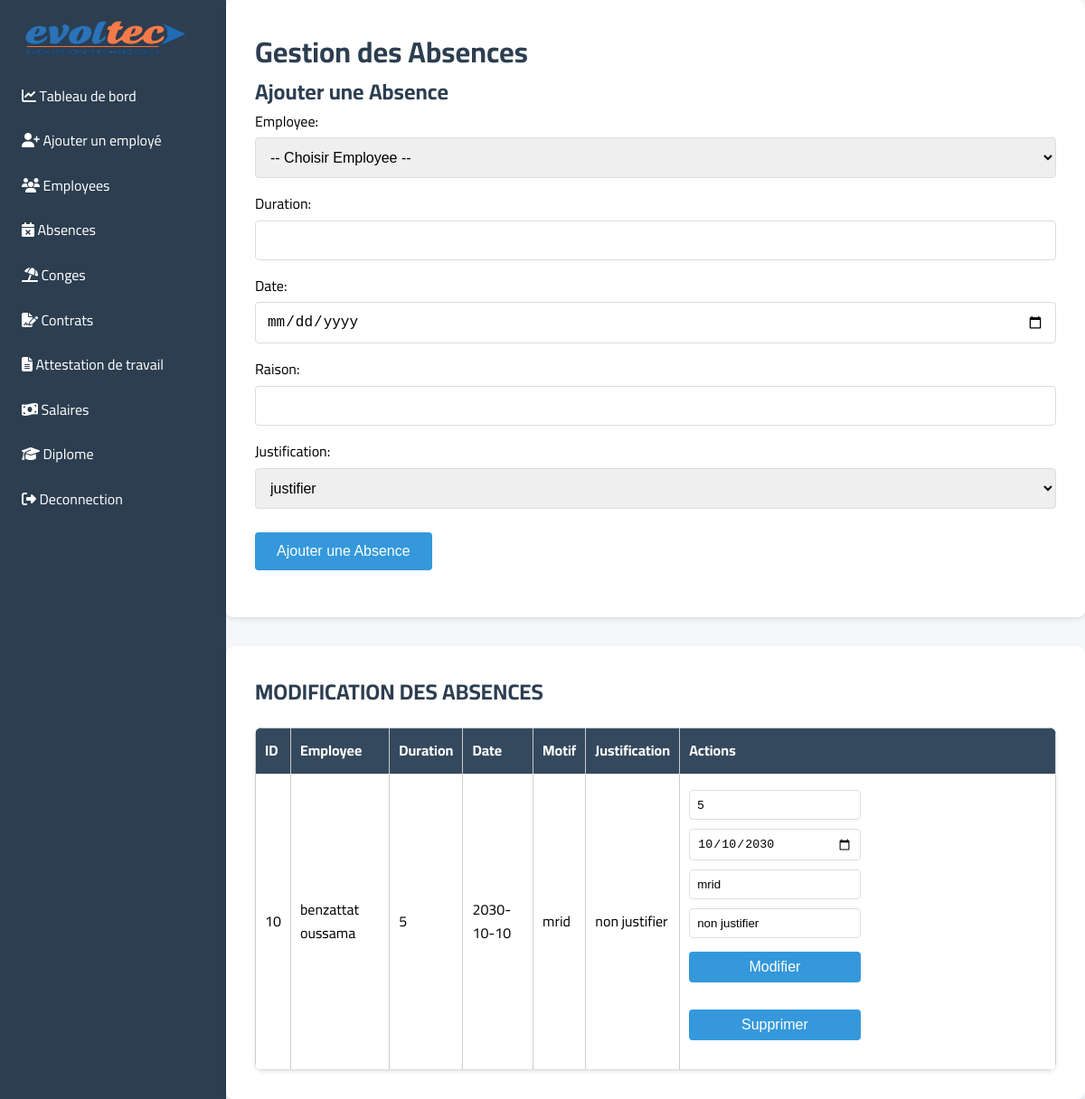
/admin/absences.php (signed in), run on the app's committed database.
### tables this page shows
CREATE TABLE IF NOT EXISTS `absence` (
  `N__ABS` int NOT NULL AUTO_INCREMENT,
  `ID_EMP` int NOT NULL,
  `DUREE_ABS` int DEFAULT NULL,
  `DATE` date DEFAULT NULL,
  `MOTIF` text,
  `JUSTIF` varchar(30) DEFAULT NULL,
  PRIMARY KEY (`N__ABS`),
  KEY `FK_ABSENCE_ASSOCIATI_EMPLOYEE` (`ID_EMP`)
);

CREATE TABLE IF NOT EXISTS `employee` (
  `ID_EMP` int NOT NULL AUTO_INCREMENT,
  `N__SERVICE` int NOT NULL,
  `NOM_EMP` varchar(20) DEFAULT NULL,
  `PRENOM_EMP` varchar(20) DEFAULT NULL,
  `DATE_EMP` date DEFAULT NULL,
  `TEL_EMP` varchar(20) DEFAULT NULL,
  `EMAIL_EMP` varchar(30) DEFAULT NULL,
  `ADRESSE_EMP` varchar(50) DEFAULT NULL,
  `DATEEMBAUCH_EMP` date DEFAULT NULL,
  `NOMBRE_D_ENFANT` int DEFAULT NULL,
  `NOM_UTILISATEUR` varchar(20) DEFAULT NULL,
  `MOT_DE_PASSE` varchar(40) DEFAULT NULL,
  `ROLES` varchar(20) DEFAULT NULL,
  `NOMBRE_JOURS_CONGE` int NOT NULL DEFAULT '30',
  PRIMARY KEY (`ID_EMP`),
  UNIQUE KEY `NOM_UTILISATEUR_2` (`NOM_UTILISATEUR`),
  KEY `FK_EMPLOYEE_TRAVAILLE_SERVICE` (`N__SERVICE`),
  KEY `NOM_UTILISATEUR` (`NOM_UTILISATEUR`)
);

### classes/Absence.php (called while the page is built, shortened)
<?php
require_once __DIR__ . '/../config/database.php';
class Absence {
    private $conn;
    private $table_name = "absence";
    public function __construct() {
        try {
            $database = new Database();
            $this->conn = $database->getConnection();
        } catch (Exception $e) {
            error_log("Database connection error: " . $e->getMessage());
            throw new Exception("Database connection failed");
        }
    }
    public function getAll() {
        $query = "SELECT a.*, e.NOM_EMP, e.PRENOM_EMP
                 FROM " . $this->table_name . " a
                 JOIN employee e ON a.ID_EMP = e.ID_EMP";
        $stmt = $this->conn->prepare($query);
        $stmt->execute();
        return $stmt->fetchAll(PDO::FETCH_ASSOC);
    }
}

### config/database.php (called while the page is built, shortened)
<?php
class Database {
    private $host = "localhost";
    private $db_name = "gestion_personnel";
    private $username = "root";
    private $password = "";
    public function getConnection() {
        $this->conn = null;
        try {
            $this->conn = new PDO(
                "mysql:host=" . $this->host . ";dbname=" . $this->db_name,
                $this->username,
                $this->password
            );
            $this->conn->setAttribute(PDO::ATTR_ERRMODE, PDO::ERRMODE_EXCEPTION);
        } catch(PDOException $e) {
            echo "Connection Error: " . $e->getMessage();
        }
        return $this->conn;
    }
}
?>

### admin/absences.php (the view, shortened to what this page needs)
<?php
require_once '../classes/Absence.php';
$absence = new Absence();
$absences = $absence->getAll();
$absences = $absence->getAll();
?>
<!DOCTYPE html>
<html lang="en">
<head>
    <link rel="stylesheet" href="../assets/css/style.css">
    <link rel="stylesheet" href="https://cdnjs.cloudflare.com/ajax/libs/font-awesome/6.5.0/css/all.min.css">
</head>
<body>
<div class="dashboard-container">
        <div class="sidebar">
            <img class="logo2" src="../img/evolteclogo-Photoroom.png" alt="">
                <ul>
                        <li><a href="dashboard.php"><i class="fas fa-chart-line"></i> Tableau de bord</a></li>
                        <li><a href="create_employee.php"><i class="fas fa-user-plus"></i> Ajouter un employé </a></li>
                        <li><a href="employees.php"><i class="fas fa-users"></i> Employees</a></li>
                        <li><a href="absences.php"><i class="fas fa-calendar-times"></i> Absences</a></li>
                        <li><a href="vacations.php"><i class="fas fa-umbrella-beach"></i> Conges</a></li>
                        <li><a href="contracts.php"><i class="fas fa-file-signature"></i> Contrats</a></li>
                        <li><a href="admin_attestation_global.php"><i class="fas fa-file-alt"></i> Attestation de travail</a></li>
                        <li><a href="salaire.php"><i class="fas fa-money-bill-wave"></i> Salaires</a></li>
                        <li><a href="diplome.php"><i class="fas fa-graduation-cap"></i> Diplome</a></li>
                        <li><a href="../logout.php"><i class="fas fa-sign-out-alt"></i> Deconnection</a></li>
                    </ul>
        </div>
    <div class="all">
        <div class="formulaire">
        <h1>Gestion des Absences</h1>
        <h2>Ajouter une Absence</h2>
        <form method="POST">
            <label for="ID_EMP">Employee:</label><br>
            <select name="ID_EMP" required>
                <option value="">-- Choisir Employee --</option>
            </select><br>
            <label for="DUREE_ABS">Duration:</label><br>
            <input type="text" name="DUREE_ABS" required><br>
            <label for="DATE">Date:</label><br>
            <input type="date" name="DATE" required><br>
            <label for="MOTIF">Raison:</label><br>
            <input type="text" name="MOTIF" required><br>
            <label for="JUSTIF">Justification:</label><br>
            <select name="JUSTIF" required>
                <option value="justifier" style=" background-color:green ; color:white;">justifier</option>
            </select>
            <input class="btnabs" type="submit" value="Ajouter une Absence">
        </form>
    </div>
    <div class="absenceTable">
    <h2>MODIFICATION DES ABSENCES</h2>
    <table>
        <thead>
            <tr>
                <th>ID</th>
                <th>Employee</th>
                <th>Duration</th>
                <th>Date</th>
                <th>Motif</th>
                <th>Justification</th>
                <th>Actions</th>
            </tr>
        </thead>
        <tbody>
            <?php foreach ($absences as $a): ?>
            <tr>
                <td><?= htmlspecialchars($a['N__ABS'] ?? '') ?></td>
                <td><?= htmlspecialchars($a['NOM_EMP'] . " " . $a['PRENOM_EMP'] ?? '') ?></td>
                <td><?= htmlspecialchars($a['DUREE_ABS'] ?? '') ?></td>
                <td><?= htmlspecialchars($a['DATE']?? '') ?></td>
                <td><?= htmlspecialchars($a['MOTIF'] ?? '') ?></td>
                <td><?= htmlspecialchars($a['JUSTIF']?? '') ?></td>
                <td>
                    <form method="POST" style="display:inline-block; width:48%;">
                        <input type="text" name="DUREE_ABS" value="<?= htmlspecialchars($a['DUREE_ABS'] ?? '') ?>" required>
                        <input type="date" name="DATE" value="<?= htmlspecialchars($a['DATE'] ?? '') ?>" required>
                        <input type="text" name="MOTIF" value="<?= htmlspecialchars($a['MOTIF']?? '') ?>" required>
                        <input type="text" name="JUSTIF" value="<?= htmlspecialchars($a['JUSTIF']?? '') ?>" required>
                        <input type="submit" value="Modifier">
                    </form>
                    <form method="POST" style="display:inline-block; width:48%;">
                        <input type="submit" value="Supprimer" onclick="return confirm('Êtes-vous sûr(e) de vouloir supprimer cette absence ?')">
                    </form>
                </td>
            </tr>
            <?php endforeach; ?>
        </tbody>
    </table>
    </div>
</div>
</body>
</html>

### assets/css/style.css (style rules this page uses)
* { margin: 0; padding: 0; box-sizing: border-box; }
body { font-family: Arial, sans-serif; line-height: 1.6; background-color: #f4f6f9; font-family: "Cairo", sans-serif; }
.dashboard-container { display: flex; min-height: 100vh; }
.sidebar { min-width: 250px; background: #2c3e50; color: white; padding: 1rem; }
.sidebar ul { list-style: none; }
ul { margin-top: -20px; }
.sidebar li { margin-bottom: 0.5rem; }
.sidebar a { color: white; text-decoration: none; display: block; padding: 0.5rem; border-radius: 4px; }
table { width: 100%; border-collapse: collapse; background: white; border-radius: 8px; overflow: hidden; box-shadow: 0 2px 4px rgba(0,0,0,0.1); }
th, td { padding: 12px 10px; border-bottom: 1px solid #ddd; text-align: left; }
th { background-color: #34495e; color: #fff; }
.sidebar .logo2 { height: 50px; width: 90%; margin-bottom: 2rem; }

### admin/absences.php (style rules this page uses)
.all { font-family: "Cairo", sans-serif; }
table { border-collapse: collapse; width: 100%; margin-top: 20px; }
th, td { border: 1px solid #ccc; padding: 8px; text-align: center; }
form { margin-bottom: 20px; }
input[type="text"], input[type="date"], select { padding: 5px; margin: 5px 0; width: 100%; box-sizing: border-box; }
input[type="submit"] { padding: 8px 16px; margin-top: 10px; cursor: pointer; }
.dashboard-container { font-family: "Cairo", sans-serif; }
body { font-family: Arial, sans-serif; line-height: 1.6; background-color: #f4f6f9; margin: 0; padding: 0; }
h1, h2 { color: #2c3e50; }
.formulaire { background: white; padding: 2rem; border-radius: 8px; box-shadow: 0 2px 4px rgba(0, 0, 0, 0.1); margin-bottom: 2rem; }
.formulaire input[type="text"], .formulaire input[type="date"], .formulaire select { width: 100%; padding: 0.75rem; border: 1px solid #ddd; border-radius: 4px; font-size: 1rem; margin-bottom: 1rem; }
.formulaire input[type="submit"] { padding: 0.75rem 1.5rem; background: #3498db; color: white; border: none; border-radius: 4px; cursor: pointer; font-size: 1rem; }
.absenceTable { background: white; padding: 2rem; border-radius: 8px; box-shadow: 0 2px 4px rgba(0, 0, 0, 0.1); }
.absenceTable table { width: 100%; border-collapse: collapse; }
.absenceTable th, .absenceTable td { padding: 12px 10px; border-bottom: 1px solid #ddd; text-align: left; }
.absenceTable th { background-color: #34495e; color: #fff; }
.absenceTable td input[type="text"], .absenceTable td input[type="date"] { padding: 0.5rem; border: 1px solid #ddd; border-radius: 4px; width: 100%; margin: 5px 0; }
.absenceTable td input[type="submit"] { padding: 0.5rem 1rem; background: #3498db; color: white; border: none; border-radius: 4px; cursor: pointer; font-size: 1rem; }
.absenceTable form { display: inline-block; width: 48%; margin-right: 2%; }
.absenceTable input[type="submit"] { width: 100%; padding: 1rem; background-color: #e74c3c; }

### data on the page
absence: N__ABS "10", ID_EMP.PRENOM_EMP "benzattat oussama", DUREE_ABS "5", DATE "2030-10-10", MOTIF "mrid", JUSTIF "non justifier", DATE "10/10/2030"
